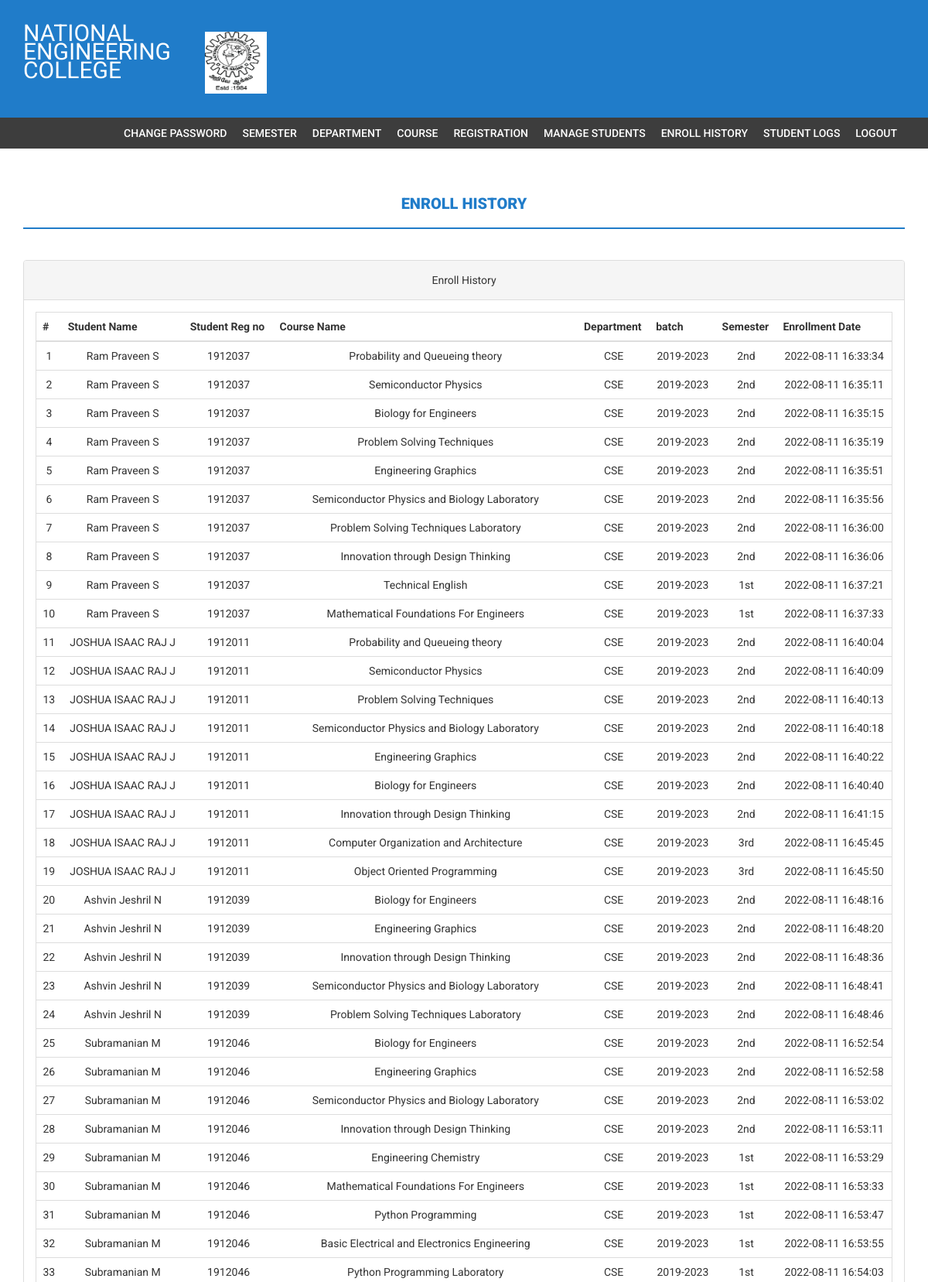
Page /admin/enroll-history.php (signed in, upper part) on the committed database.
### tables this page shows
CREATE TABLE IF NOT EXISTS `courseenrolls` (
  `id` int NOT NULL AUTO_INCREMENT,
  `studentRegno` varchar(255) NOT NULL,
  `studentName` varchar(255) NOT NULL,
  `department` varchar(255) NOT NULL,
  `semester` varchar(255) NOT NULL,
  `batch` varchar(255) NOT NULL,
  `course` int NOT NULL,
  `enrollDate` timestamp NOT NULL DEFAULT CURRENT_TIMESTAMP,
  PRIMARY KEY (`id`)
);

CREATE TABLE IF NOT EXISTS `course` (
  `id` int NOT NULL AUTO_INCREMENT,
  `courseCode` varchar(255) NOT NULL,
  `courseName` varchar(255) NOT NULL,
  `type` varchar(225) NOT NULL,
  `department` varchar(200) NOT NULL,
  `semester` varchar(200) NOT NULL,
  `credit` float NOT NULL,
  `noofSeats` int NOT NULL,
  `regulation` varchar(255) NOT NULL,
  `creationDate` timestamp NOT NULL DEFAULT CURRENT_TIMESTAMP,
  `updationDate` varchar(255) NOT NULL,
  PRIMARY KEY (`id`)
);

### admin/enroll-history.php (the view, shortened to what this page needs)
<?php
if(strlen($_SESSION['alogin'])==0)
    {
header('location:index.php');
}
else{
?>
<!DOCTYPE html>
<html xmlns="http://www.w3.org/1999/xhtml">
<head>
    <link href="assets/css/bootstrap.css" rel="stylesheet" />
    <link href="assets/css/font-awesome.css" rel="stylesheet" />
    <link href="assets/css/style.css" rel="stylesheet" />
</head>
<body>
<?php include('includes/header.php');?>
<?php if($_SESSION['alogin']!="")
{
 include('includes/menubar.php');
}
 ?>
    <div class="content-wrapper">
        <div class="container">
              <div class="row">
                    <div class="col-md-12">
                        <h1 class="page-head-line">Enroll History  </h1>
                    </div>
                </div>
                <div class="row" >
                <div class="col-md-12">
                    <div class="panel panel-default">
                        <div class="panel-heading">
                           Enroll History
                        </div>
                        <div class="panel-body">
                            <div class="table-responsive table-bordered">
                                <table class="table" id="enrolltable">
                                    <thead>
                                        <tr>
                                            <th>#</th>
                                                <th>Student Name </th>
                                                <th>Student Reg no </th>
                                                <th>Course Name </th>
                                                <th>Department</th>
                                                <th>batch</th>
                                                <th>Semester</th>
                                             <th>Enrollment Date</th>
                                        </tr>
                                    </thead>
                                    <tbody>
<?php
$sql=mysqli_query($bd, "select courseenrolls.course as cid,course.courseName as courname,courseenrolls.batch as sbatch,courseenrolls.department as dept,courseenrolls.enrollDate as edate ,courseenrolls.semester as sem,courseenrolls.studentName as sname,courseenrolls.StudentRegno as sregno from courseenrolls join course on course.id=courseenrolls.course ");
$cnt=1;
while($row=mysqli_fetch_array($sql))
{
?>
                                        <tr>
                                            <td><?php echo $cnt;?></td>
                                              <td><?php echo htmlentities($row['sname']);?></td>
                                            <td><?php echo htmlentities($row['sregno']);?></td>
                                            <td><?php echo htmlentities($row['courname']);?></td>
                                            <td><?php echo htmlentities($row['dept']);?></td>
                                            <td><?php echo htmlentities($row['sbatch']);?></td>
                                            <td><?php echo htmlentities($row['sem']);?></td>
                                             <td><?php echo htmlentities($row['edate']);?></td>
                                        </tr>
<?php
$cnt++;
} ?>
                                    </tbody>
                                </table>
                            </div>
                        </div>
                    </div>
                </div>
            </div>
        </div>
    </div>
</body>
</html>
<?php } ?>

### admin/assets/css/style.css (style rules this page uses)
body { font-family: 'Roboto', sans-serif; line-height: 30px; }
.content-wrapper { margin-top: 40px; min-height: 600px; padding-bottom: 60px; }
.page-head-line { font-weight: 900; padding-bottom: 20px; border-bottom: 2px solid #207cc9; text-transform: uppercase; color: #207cc9; font-size: 20px; margin-bottom: 40px; }

### admin/includes/footer.php (style rules this page uses)
.col-md-12 { text-align: center; }

### rows in the picture
courseenrolls: studentName "Ram Praveen S", studentRegno "1912037", course.courseName "Probability and Queueing theory", department "CSE", batch "2019-2023", semester "2nd", enrollDate "2022-08-11 16:33:34"
courseenrolls: studentName "Ram Praveen S", studentRegno "1912037", course.courseName "Semiconductor Physics", department "CSE", batch "2019-2023", semester "2nd", enrollDate "2022-08-11 16:35:11"
courseenrolls: studentName "Ram Praveen S", studentRegno "1912037", course.courseName "Biology for Engineers", department "CSE", batch "2019-2023", semester "2nd", enrollDate "2022-08-11 16:35:15"
courseenrolls: studentName "Ram Praveen S", studentRegno "1912037", course.courseName "Problem Solving Techniques", department "CSE", batch "2019-2023", semester "2nd", enrollDate "2022-08-11 16:35:19"
courseenrolls: studentName "Ram Praveen S", studentRegno "1912037", course.courseName "Engineering Graphics", department "CSE", batch "2019-2023", semester "2nd", enrollDate "2022-08-11 16:35:51"
courseenrolls: studentName "Ram Praveen S", studentRegno "1912037", course.courseName "Semiconductor Physics and Biology Laboratory", department "CSE", batch "2019-2023", semester "2nd", enrollDate "2022-08-11 16:35:56"
courseenrolls: studentName "Ram Praveen S", studentRegno "1912037", course.courseName "Problem Solving Techniques Laboratory", department "CSE", batch "2019-2023", semester "2nd", enrollDate "2022-08-11 16:36:00"
courseenrolls: studentName "Ram Praveen S", studentRegno "1912037", course.courseName "Innovation through Design Thinking", department "CSE", batch "2019-2023", semester "2nd", enrollDate "2022-08-11 16:36:06"
courseenrolls: studentName "Ram Praveen S", studentRegno "1912037", course.courseName "Technical English", department "CSE", batch "2019-2023", semester "1st", enrollDate "2022-08-11 16:37:21"
courseenrolls: studentName "Ram Praveen S", studentRegno "1912037", course.courseName "Mathematical Foundations For Engineers", department "CSE", batch "2019-2023", semester "1st", enrollDate "2022-08-11 16:37:33"
courseenrolls: studentName "JOSHUA ISAAC RAJ J", studentRegno "1912011", course.courseName "Probability and Queueing theory", department "CSE", batch "2019-2023", semester "2nd", enrollDate "2022-08-11 16:40:04"
courseenrolls: studentName "JOSHUA ISAAC RAJ J", studentRegno "1912011", course.courseName "Semiconductor Physics", department "CSE", batch "2019-2023", semester "2nd", enrollDate "2022-08-11 16:40:09"
courseenrolls: studentName "JOSHUA ISAAC RAJ J", studentRegno "1912011", course.courseName "Problem Solving Techniques", department "CSE", batch "2019-2023", semester "2nd", enrollDate "2022-08-11 16:40:13"
courseenrolls: studentName "JOSHUA ISAAC RAJ J", studentRegno "1912011", course.courseName "Semiconductor Physics and Biology Laboratory", department "CSE", batch "2019-2023", semester "2nd", enrollDate "2022-08-11 16:40:18"
courseenrolls: studentName "JOSHUA ISAAC RAJ J", studentRegno "1912011", course.courseName "Engineering Graphics", department "CSE", batch "2019-2023", semester "2nd", enrollDate "2022-08-11 16:40:22"
courseenrolls: studentName "JOSHUA ISAAC RAJ J", studentRegno "1912011", course.courseName "Biology for Engineers", department "CSE", batch "2019-2023", semester "2nd", enrollDate "2022-08-11 16:40:40"
courseenrolls: studentName "JOSHUA ISAAC RAJ J", studentRegno "1912011", course.courseName "Innovation through Design Thinking", department "CSE", batch "2019-2023", semester "2nd", enrollDate "2022-08-11 16:41:15"
courseenrolls: studentName "JOSHUA ISAAC RAJ J", studentRegno "1912011", course.courseName "Computer Organization and Architecture", department "CSE", batch "2019-2023", semester "3rd", enrollDate "2022-08-11 16:45:45"
courseenrolls: studentName "JOSHUA ISAAC RAJ J", studentRegno "1912011", course.courseName "Object Oriented Programming", department "CSE", batch "2019-2023", semester "3rd", enrollDate "2022-08-11 16:45:50"
courseenrolls: studentName "Ashvin Jeshril N", studentRegno "1912039", course.courseName "Biology for Engineers", department "CSE", batch "2019-2023", semester "2nd", enrollDate "2022-08-11 16:48:16"
courseenrolls: studentName "Ashvin Jeshril N", studentRegno "1912039", course.courseName "Engineering Graphics", department "CSE", batch "2019-2023", semester "2nd", enrollDate "2022-08-11 16:48:20"
courseenrolls: studentName "Ashvin Jeshril N", studentRegno "1912039", course.courseName "Innovation through Design Thinking", department "CSE", batch "2019-2023", semester "2nd", enrollDate "2022-08-11 16:48:36"
courseenrolls: studentName "Ashvin Jeshril N", studentRegno "1912039", course.courseName "Semiconductor Physics and Biology Laboratory", department "CSE", batch "2019-2023", semester "2nd", enrollDate "2022-08-11 16:48:41"
courseenrolls: studentName "Ashvin Jeshril N", studentRegno "1912039", course.courseName "Problem Solving Techniques Laboratory", department "CSE", batch "2019-2023", semester "2nd", enrollDate "2022-08-11 16:48:46"
courseenrolls: studentName "Subramanian M", studentRegno "1912046", course.courseName "Biology for Engineers", department "CSE", batch "2019-2023", semester "2nd", enrollDate "2022-08-11 16:52:54"
courseenrolls: studentName "Subramanian M", studentRegno "1912046", course.courseName "Engineering Graphics", department "CSE", batch "2019-2023", semester "2nd", enrollDate "2022-08-11 16:52:58"
courseenrolls: studentName "Subramanian M", studentRegno "1912046", course.courseName "Semiconductor Physics and Biology Laboratory", department "CSE", batch "2019-2023", semester "2nd", enrollDate "2022-08-11 16:53:02"
courseenrolls: studentName "Subramanian M", studentRegno "1912046", course.courseName "Innovation through Design Thinking", department "CSE", batch "2019-2023", semester "2nd", enrollDate "2022-08-11 16:53:11"
courseenrolls: studentName "Subramanian M", studentRegno "1912046", course.courseName "Engineering Chemistry", department "CSE", batch "2019-2023", semester "1st", enrollDate "2022-08-11 16:53:29"
courseenrolls: studentName "Subramanian M", studentRegno "1912046", course.courseName "Mathematical Foundations For Engineers", department "CSE", batch "2019-2023", semester "1st", enrollDate "2022-08-11 16:53:33"
courseenrolls: studentName "Subramanian M", studentRegno "1912046", course.courseName "Python Programming", department "CSE", batch "2019-2023", semester "1st", enrollDate "2022-08-11 16:53:47"
courseenrolls: studentName "Subramanian M", studentRegno "1912046", course.courseName "Basic Electrical and Electronics Engineering", department "CSE", batch "2019-2023", semester "1st", enrollDate "2022-08-11 16:53:55"
courseenrolls: studentName "Subramanian M", studentRegno "1912046", course.courseName "Python Programming Laboratory", department "CSE", batch "2019-2023", semester "1st", enrollDate "2022-08-11 16:54:03"
